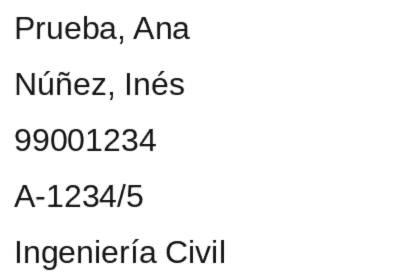
#> input picture src/urna_padrones/ocr_sample.png, 420 x 280 px
$ python -i grid.py   (imports and definitions only)
#> lines starting #> are read from the running program, lines starting #| are printed output that depends on the picture; after the words box and inside, x2 and y2 are one past the last pixel; in counts of white or black regions, pixels touching at a corner belong together
#> further down, picture is the input picture: shape (280, 420); min 27, max 255, mean 244.1
"""Find the table grid of a scanned page and remove its ruling lines."""

from dataclasses import dataclass

import cv2
import numpy as np

MAX_SKEW_DEGREES = 3.0


@dataclass(frozen=True)
class Grid:
    columns: list[int]
    rows: list[tuple[int, int]]


def binarize(gray: np.ndarray) -> np.ndarray:
    """Return an image where ink is 255 and paper is 0."""
    blurred = cv2.GaussianBlur(gray, (3, 3), 0)
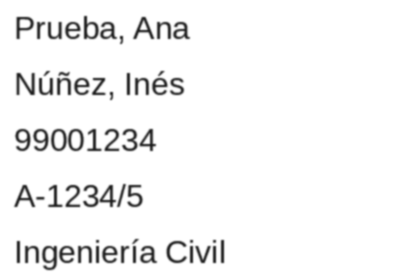
#> blurred: shape (280, 420); min 31, max 255, mean 244.1
    _, binary = cv2.threshold(blurred, 0, 255, cv2.THRESH_BINARY_INV + cv2.THRESH_OTSU)
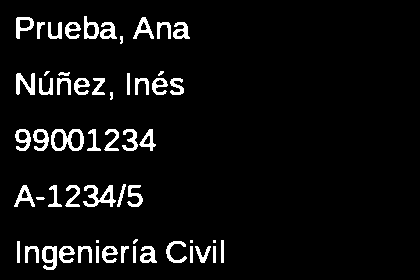
#> binary: shape (280, 420); 5.8% white; 56 white regions (6 under 20 px), largest, box (x1, y1, x2, y2) and area: (51, 129, 84, 151) 362, (83, 185, 116, 207) 327, (16, 73, 35, 95) 241
    return binary


# [24 lines left out: functions estimate_skew, rotate, not called in this run]


def line_masks(binary: np.ndarray) -> tuple[np.ndarray, np.ndarray]:
    """Return masks with only the horizontal and only the vertical ruling lines."""
    horizontal = cv2.morphologyEx(binary, cv2.MORPH_OPEN, np.ones((1, 40), np.uint8))
#> horizontal: shape (280, 420); every value is 0
    vertical = cv2.morphologyEx(binary, cv2.MORPH_OPEN, np.ones((36, 1), np.uint8))
    return horizontal, vertical


# [5 lines left out: function _cluster, not called in this run]


def separators(mask: np.ndarray, axis: int, min_fraction: float, gap: int = 8) -> list[int]:
    """Positions along `axis` where a ruling line covers at least `min_fraction` of the table."""
#> called with axis = 0, min_fraction = 0.3, gap = 8
    projection = (mask > 0).sum(axis=axis).astype(np.float64)
#> projection = 420 values from 0 to 0
    if projection.max(initial=0) == 0:
        return []
    threshold = projection.max() * min_fraction
    return _cluster(np.where(projection >= threshold)[0], projection, gap)


def drop_close(positions: list[int], minimum: int) -> list[int]:
#> called with minimum = 20
    kept: list[int] = []
    for position in positions:
        if not kept or position - kept[-1] >= minimum:
            kept.append(position)
    return kept


# [63 lines left out: functions _vertical_extent, text_bands, split_merged, row_lattice, not called in this run]


def find_grid(gray: np.ndarray, row_columns: tuple[int, ...] = (0, 1, 4)) -> tuple[Grid, np.ndarray]:
    """Return the grid and a copy of the page without ruling lines.

    Columns come from the vertical ruling lines. Rows come from the text, because in a
    photocopy the horizontal rules are often too thin or broken to rely on. `row_columns`
    says which table columns hold text in every row.
    """
    binary = binarize(gray)
    horizontal, vertical = line_masks(binary)
    # A line that is still slightly slanted spreads over several pixel columns: widening the
    # mask gathers it again, so that it is not lost to the threshold.
    widened = cv2.dilate(vertical, np.ones((1, 9), np.uint8))
    columns = drop_close(separators(widened, axis=0, min_fraction=0.3), 20)
#> columns = []
    lines = cv2.dilate(cv2.bitwise_or(horizontal, vertical), np.ones((3, 3), np.uint8))
    clean = gray.copy()
    clean[lines > 0] = 255
    ink = binary.copy()
    ink[lines > 0] = 0
    if len(columns) < 3:
        return Grid(columns=columns, rows=[]), clean
    top, bottom = _vertical_extent(vertical)
    ranges = [(columns[i], columns[i + 1]) for i in row_columns if i + 1 < len(columns)]
    rows = row_lattice(text_bands(ink, ranges, top, bottom))
    return Grid(columns=columns, rows=rows), clean


# [11 lines left out: function even_out_light, not called in this run]


def straighten(gray: np.ndarray) -> tuple[np.ndarray, float]:
    angle = estimate_skew(binarize(gray))
    return rotate(gray, angle), angle

>>> import cv2
>>> picture = cv2.imread('ocr_sample.png', cv2.IMREAD_GRAYSCALE)
>>> result = find_grid(picture)
